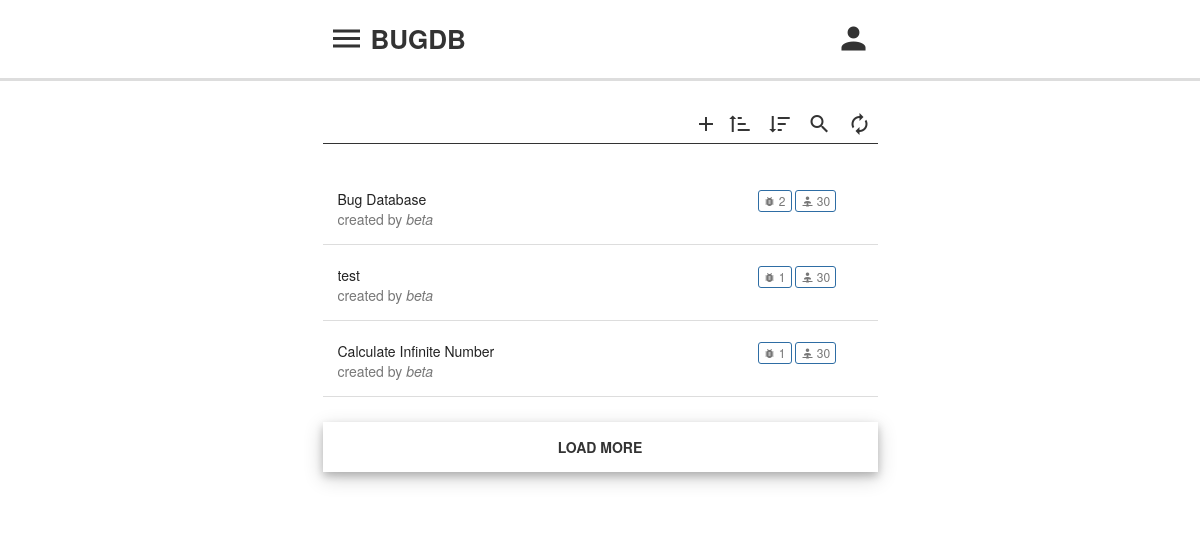
The page / on the database its author committed.
### tables this page shows
CREATE TABLE `project` (
  `id` int(10) UNSIGNED NOT NULL,
  `name` char(128) NOT NULL,
  `description` varchar(256) NOT NULL,
  `created_at` timestamp NOT NULL DEFAULT CURRENT_TIMESTAMP,
  `status` tinyint(2) UNSIGNED NOT NULL DEFAULT '11',
  `creator_id` int(10) UNSIGNED NOT NULL
);

CREATE TABLE `user` (
  `id` int(10) UNSIGNED NOT NULL,
  `username` char(32) NOT NULL,
  `password` char(32) NOT NULL,
  `level` tinyint(2) UNSIGNED NOT NULL
);

### index.php (the view, shortened to what this page needs)
<?php
    $mysqli = get_mysqli_instance();
    $sql = "
        SELECT p.id as pid, u.id as uid, p.name as pname, u.username as uname
        FROM project as p
        LEFT JOIN user as u ON(p.creator_id = u.id)";
    $result = $mysqli->query($sql);
?>
<!DOCTYPE html>
<html>
<head>
    <link rel="stylesheet" type="text/css" href="assets/mdi/css/materialdesignicons.min.css">
    <link rel="stylesheet" type="text/css" href="assets/bootstrap/css/bootstrap.min.css">
    <link href="assets/main/css/main.css" rel="stylesheet">
</head>
<body class="fixed-header-on">
    <div class="page-wrapper">
        <section class="light-gray-bg padding-bottom-clear clearfix">
            <div class="title-bar">
                <div class="container">
                    <div class="row">
                        <div class="col-md-6 col-md-offset-3">
                            <div class="content-header">
                                <button class="btn-flat btn-bg-black">
                                    <i class="mdi mdi-menu mdi-36px" aria-hidden="true"></i>
                                </button>
                                <p class="content-header-title">
                                    BUGDB
                                </p>
                                <div class="content-header-nav-left">
                                    <button class="btn-flat btn-bg-black">
                                        <i class="mdi mdi-account mdi-36px" aria-hidden="true"></i>
                                    </button>
                                </div>
                            </div>
                        </div>
                    </div>
                </div>
            </div>
            <div class="container">
                <div class="row">
                    <div class="col-md-6 col-md-offset-3">
                        <div class="content-nav">
                            <div class="content-nav-text">
                            </div>
                            <div class="content-nav-btn">
                                <a href="create-project.php" class="btn-flat btn-bg-black">
                                    <i class="mdi mdi-plus mdi-24px" aria-hidden="true"></i>
                                </a>
                                <button class="btn-flat btn-bg-black">
                                    <i class="mdi mdi-sort-ascending mdi-24px" aria-hidden="true"></i>
                                </button>
                                <button class="btn-flat btn-bg-black">
                                    <i class="mdi mdi-sort-descending mdi-24px" aria-hidden="true"></i>
                                </button>
                                <button class="btn-flat btn-bg-black">
                                    <i class="mdi mdi-magnify mdi-24px" aria-hidden="true"></i>
                                </button>
                                <button class="btn-flat btn-bg-black">
                                    <i class="mdi mdi-autorenew mdi-24px" aria-hidden="true"></i>
                                </button>
                            </div>
                        </div>
                        <div class="content-body">
                            <div class="listview-container">
                    <?php
                        if ($result->num_rows > 0):
                    ?>
                        <?php
                            while($row = $result->fetch_assoc()):
                        ?>
                                <a href="bugs.php?pid=<?php echo $row['pid']; ?>" id="listview-item-<?php echo $row['pid']; ?>" class="listview-item listview-item-active">
                                    <div class="listview-project-name" style="width: 80%">
                                        <p><?php echo $row["pname"] ?></p>
                                        <p class="text-muted">created by <em><?php echo $row["uname"] ?></em></p>
                                    </div>
                                    <div class="listview-project-btn" style="width: 20%">
                                        <button type="button" class="btn btn-outline btn-primary btn-xs">
                                            <i class="mdi mdi-bug mdi-14px" aria-hidden="true"></i>
                                        <?php
                                            $sql_bug_count = "
                                                SELECT COUNT(id) as count
                                                FROM bug
                                                WHERE project_id={$row['pid']}";
                                            $bugs = $mysqli->query($sql_bug_count);
                                            echo $bugs->fetch_assoc()['count'];
                                        ?>
                                        </button>
                                        <button type="button" class="btn btn-outline btn-primary btn-xs">
                                            <i class="mdi mdi-account-network mdi-14px" aria-hidden="true"></i>
                                            30
                                        </button>
                                    </div>
                                </a>
                        <?php
                            endwhile;
                        ?>
                    <?php
                        else:
                    ?>
                        <h2><center>No project found here.</center></h2>
                    <?php
                        endif;
                    ?>
                            </div>
                            <button class="btn-flat btn-card-loader">
                                LOAD MORE
                            </button>
                        </div>
                    </div>
                </div>
            </div>
        </section>
    </div>
</body>
</html>

### assets/main/css/main.css (style rules this page uses)
.title-bar { border-bottom: 3px solid #ddd; background-color: #ffffff; margin-bottom: 30px; }
.content-header { padding-top: 20px; padding-bottom: 20px; display: flex; }
.content-header p { margin: 0px; }
.content-header-title { font-weight: bold; font-size: 26px; width: 90%; }
.content-header-nav-left { padding-right: 0; text-align: left; display: inherit; }
.content-nav { width: 100%; padding-bottom: 5px; border-bottom: 1px solid #333; margin-bottom: 30px; display: inline-flex; justify-content: flex-end; }
.content-nav a { text-decoration: none; }
.content-nav-text { width: 40%; text-align: left; cursor: pointer; font-size: 18px; font-weight: 700; text-overflow: ellipsis; overflow: hidden; vertical-align: middle; white-space: nowrap; }
.content-nav-btn { width: 60%; text-align: right; }
.content-body { padding-bottom: 50px; }
.listview-container { padding-bottom: 20px; }
.listview-item { padding: 15px; display: -webkit-flex; display: flex; text-decoration: none; color: #777777; transition: 0.5s; border-bottom: 0.5px solid #ddd; margin-bottom: 5px; }
.listview-item-active { background-color: #ffffff; }
.listview-project-name { cursor: pointer; font-size: 14px; text-overflow: ellipsis; display: inline-block; max-width: calc(100% - 90px); overflow: hidden; vertical-align: middle; white-space: nowrap; color: #222; }
.listview-project-name p { margin: 0px; }
.btn-flat { background: none; border: none; }
.btn-bg-black { color: #333; }
.btn-card-loader { width: 100%; min-height: 50px; box-shadow: 0 4px 8px 0 rgba(0, 0, 0, 0.2), 0 6px 20px 0 rgba(0, 0, 0, 0.19); transition: 0.5s; font-weight: 600; }
.btn-outline { color: inherit; background-color: transparent; transition: all .5s; }

### rows shown on the page
project: name "Bug Database", creator.username "beta", fetch_assoc "2"
project: name "test", creator.username "beta", fetch_assoc "1"
project: name "Calculate Infinite Number", creator.username "beta", fetch_assoc "1"
